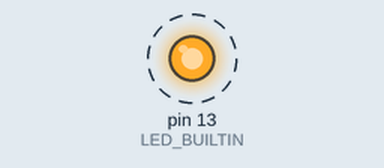
Recording of a sketch running on a simulated Arduino Uno, built with avr-gcc and run on an emulated ATmega328P. Shown: output pins drawn as LEDs (lit = HIGH). Dashed ring = blinking. What the sketch prints to the serial monitor is not drawn.

Above: at 0.5 s.
Timing chart, 0 to 3.5 s (numbered marks = the images above):
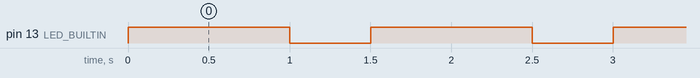

The sketch:

iot-001-riferimentoFunzioni.ino
```cpp
int tempoON = 1000;
int tempoOFF = 500;
int iterazione = 0;

// Predisponiamo le funzioni, alle funzioni è assegnato un indirizzo in memoria
String statoA(int p);
String statoB(int p);

// Si costruisce un array di puntantori: l'operatore prefisso * permette di indicare in modo esplicito il tipo puntatore
// Dalla tradizione C la scrittura, la presenza scrittura (*f)() indica in modo esplicito un puntatore a funzione.
// (*f)(int) puntatore a funzione che ha parametro formale di tipo intero
String (*stati[2])(int) = {&statoA, &statoB};
// ogni elemento è un puntatore a funzione, il cui indirizzo è indicato in modo esplicito con l'operatore & (riferimento) prefisso
// le funzioni riferite hanno un solo parametro formale indicato nella scrittura (int).
// L'array è inizializzato con gli indirizzi delle funzioni pre-dichiarate alle righe 6 e 7 e che quindi si trovano già assegnato un indirizzo fisico
// stati[0](20) === statoA(20)
// stati[1](33) === statoB(33)

void setup() {
  Serial.begin(9600);
  Serial.println();
  pinMode(LED_BUILTIN, OUTPUT);
}

void loop() {
  Serial.println(stati[(iterazione++)%2](tempoON));
  Serial.print(iterazione);Serial.print(" -> ");
  Serial.println(stati[(iterazione++)%2](tempoOFF));
  Serial.print(iterazione); Serial.print(" -> ");
}

// Implementazione della funzione statoA(p)
String statoA(int p) {
  digitalWrite(LED_BUILTIN, HIGH);
  delay(p);
  return "ON risolto";
}

// Implementazione della funzione statoB(p)
String statoB(int p) {
  digitalWrite(LED_BUILTIN, LOW);
  delay(p);
  return "OFF risolto";
}
```

Measured:
- by itself, pin 13 (LED_BUILTIN): alternates HIGH for 1.0 s and LOW for 0.50 s
